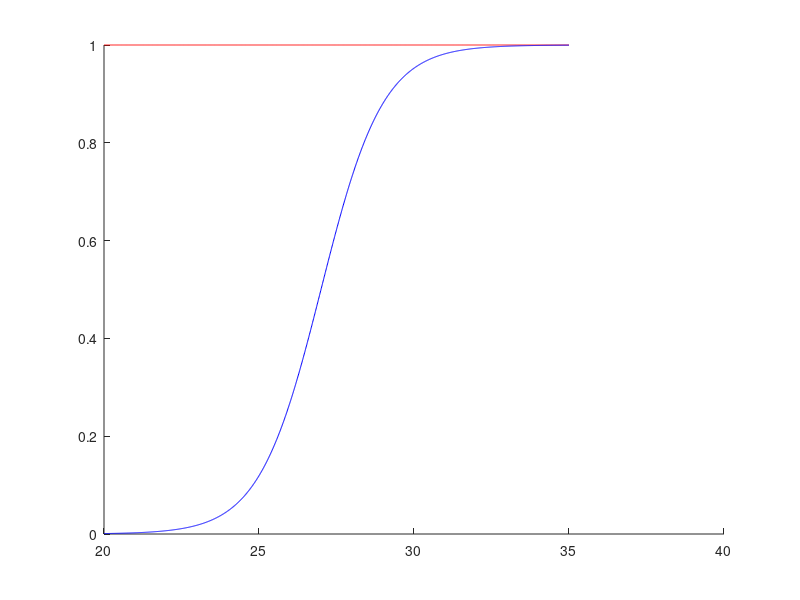

Write MATLAB code to recreate this figure.
clear all
clc
x=35:-0.01:20;

y=(1-0.014).^exp(x-30);

y=exp((x-20));
y(y>0)=1;

y2=1./(1+exp(-1*(x-27)));
hold on; plot(x,y,'r')
hold on; plot(x,y2,'b')
